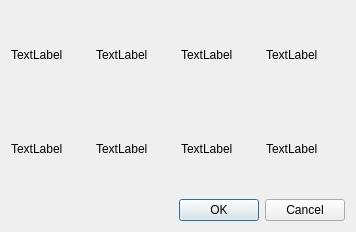
<?xml version="1.0" encoding="UTF-8"?>
<ui version="4.0">
 <class>DialogHeroChosen</class>
 <widget class="QDialog" name="DialogHeroChosen">
  <property name="geometry">
   <rect>
    <x>0</x>
    <y>0</y>
    <width>356</width>
    <height>232</height>
   </rect>
  </property>
  <property name="windowTitle">
   <string>Dialog</string>
  </property>
  <layout class="QVBoxLayout" name="verticalLayout">
   <item>
    <layout class="QHBoxLayout" name="horizontalLayout">
     <item>
      <widget class="QLabel" name="label0">
       <property name="text">
        <string>TextLabel</string>
       </property>
      </widget>
     </item>
     <item>
      <widget class="QLabel" name="label1">
       <property name="text">
        <string>TextLabel</string>
       </property>
      </widget>
     </item>
     <item>
      <widget class="QLabel" name="label2">
       <property name="text">
        <string>TextLabel</string>
       </property>
      </widget>
     </item>
     <item>
      <widget class="QLabel" name="label3">
       <property name="text">
        <string>TextLabel</string>
       </property>
      </widget>
     </item>
    </layout>
   </item>
   <item>
    <layout class="QHBoxLayout" name="horizontalLayout_2">
     <item>
      <widget class="QLabel" name="label4">
       <property name="text">
        <string>TextLabel</string>
       </property>
      </widget>
     </item>
     <item>
      <widget class="QLabel" name="label5">
       <property name="text">
        <string>TextLabel</string>
       </property>
      </widget>
     </item>
     <item>
      <widget class="QLabel" name="label6">
       <property name="text">
        <string>TextLabel</string>
       </property>
      </widget>
     </item>
     <item>
      <widget class="QLabel" name="label7">
       <property name="text">
        <string>TextLabel</string>
       </property>
      </widget>
     </item>
    </layout>
   </item>
   <item>
    <widget class="QDialogButtonBox" name="buttonBox">
     <property name="orientation">
      <enum>Qt::Horizontal</enum>
     </property>
     <property name="standardButtons">
      <set>QDialogButtonBox::Cancel|QDialogButtonBox::Ok</set>
     </property>
    </widget>
   </item>
  </layout>
 </widget>
 <resources/>
 <connections>
  <connection>
   <sender>buttonBox</sender>
   <signal>accepted()</signal>
   <receiver>DialogHeroChosen</receiver>
   <slot>accept()</slot>
   <hints>
    <hint type="sourcelabel">
     <x>248</x>
     <y>254</y>
    </hint>
    <hint type="destinationlabel">
     <x>157</x>
     <y>274</y>
    </hint>
   </hints>
  </connection>
  <connection>
   <sender>buttonBox</sender>
   <signal>rejected()</signal>
   <receiver>DialogHeroChosen</receiver>
   <slot>reject()</slot>
   <hints>
    <hint type="sourcelabel">
     <x>316</x>
     <y>260</y>
    </hint>
    <hint type="destinationlabel">
     <x>286</x>
     <y>274</y>
    </hint>
   </hints>
  </connection>
 </connections>
</ui>
